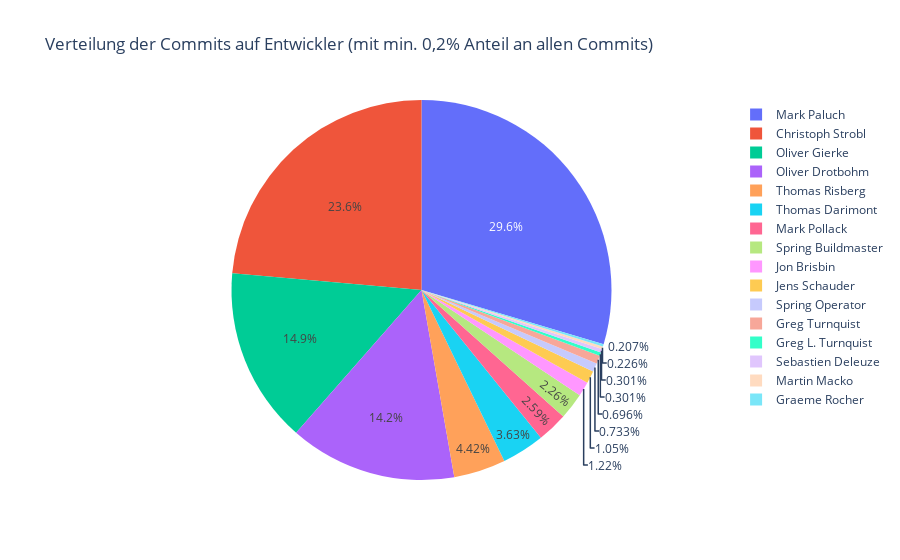

The cell this chart's notebook holds for it:
### Code cell
commitCountByAuthor = %cypher MATCH (a:Author)-[:COMMITTED]->(c:Commit), \
                                 (c)-[:CONTAINS_CHANGE]->(:Change)-[:MODIFIES]->(file:File) \
                           WHERE NOT c:Merge \
                           RETURN a.name as Entwickler, count(DISTINCT c) AS Commits \
                           ORDER BY Commits DESC LIMIT 16
                            

commitCountByAuthor_df = commitCountByAuthor.get_dataframe()

fig = px.pie(commitCountByAuthor_df, values='Commits', names='Entwickler', title='Verteilung der Commits auf Entwickler (mit min. 0,2% Anteil an allen Commits)')
fig.show()

### Figure 1 — Plotly figure (JSON) as saved in the notebook; plotly's stock layout.template omitted (floating-point values rounded to 4 significant figures)
{"data": [{"domain": {"x": [0, 1], "y": [0, 1]}, "hovertemplate": "Entwickler=%{label}<br>Commits=%{value}<extra></extra>", "labels": ["Mark Paluch", "Christoph Strobl", "Oliver Gierke", "Oliver Drotbohm", "Thomas Risberg", "Thomas Darimont", "Mark Pollack", "Spring Buildmaster", "Jon Brisbin", "Jens Schauder", "Spring Operator", "Greg Turnquist", "Greg L. Turnquist", "Sebastien Deleuze", "Martin Macko", "Graeme Rocher"], "legendgroup": "", "name": "", "showlegend": true, "type": "pie", "values": [1574, 1255, 794, 757, 235, 193, 138, 120, 65, 56, 39, 37, 16, 16, 12, 11]}], "layout": {"legend": {"tracegroupgap": 0}, "title": {"text": "Verteilung der Commits auf Entwickler (mit min. 0,2% Anteil an allen Commits)"}}}
